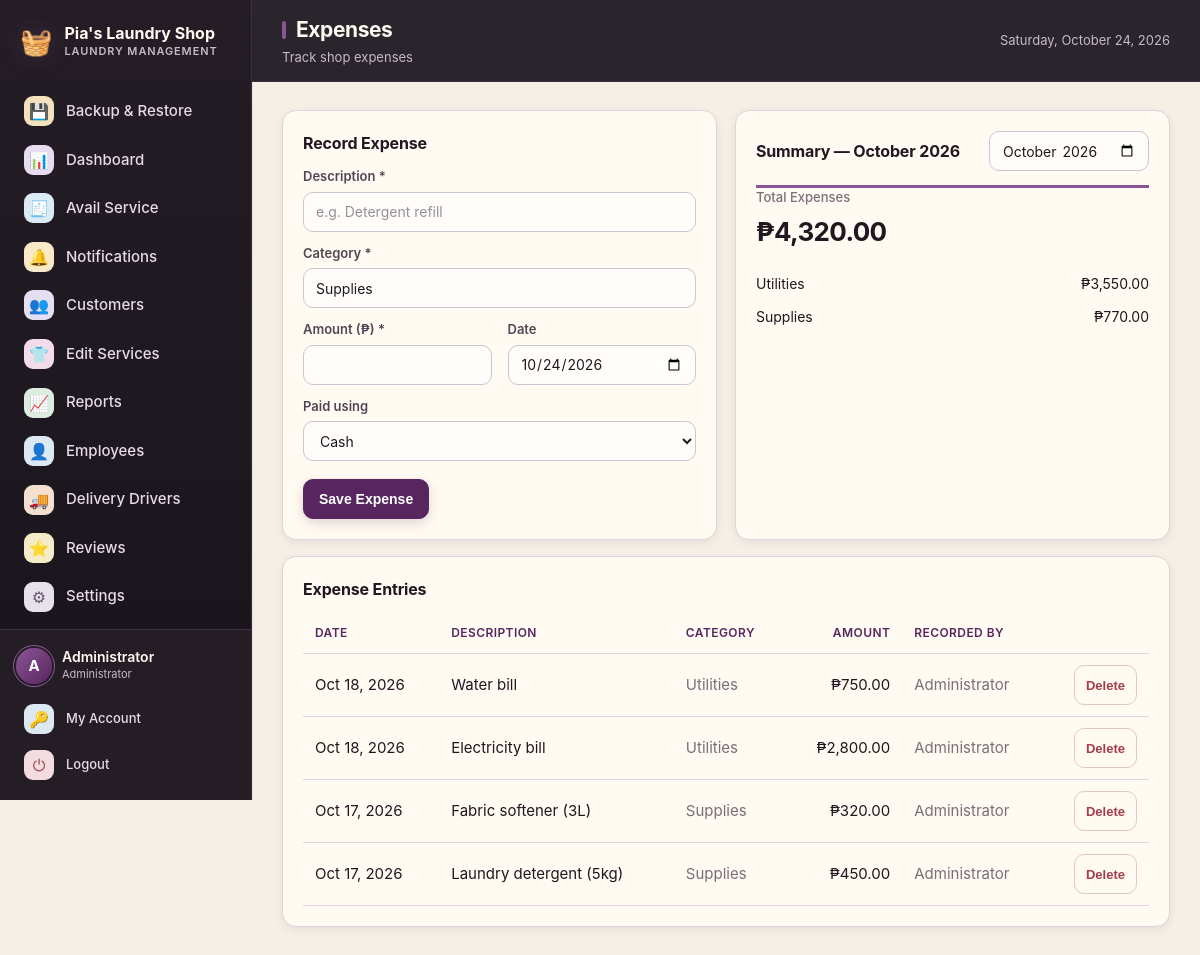
/expenses.php (signed in), run on the app's committed database.
### tables this page shows
CREATE TABLE users (
  id          INT UNSIGNED NOT NULL AUTO_INCREMENT,
  full_name   VARCHAR(100) NOT NULL,
  username    VARCHAR(50)  NOT NULL,
  password    VARCHAR(255) NOT NULL,
  email       VARCHAR(120) DEFAULT NULL,
  phone       VARCHAR(30)  DEFAULT NULL,
  role        ENUM('admin','staff') NOT NULL DEFAULT 'staff',
  is_active   TINYINT(1)   NOT NULL DEFAULT 1,
  created_at  DATETIME     NOT NULL DEFAULT CURRENT_TIMESTAMP,
  PRIMARY KEY (id),
  UNIQUE KEY uq_users_username (username)
);

CREATE TABLE expenses (
  id           INT UNSIGNED NOT NULL AUTO_INCREMENT,
  description  VARCHAR(255) NOT NULL,
  category     VARCHAR(60)  NOT NULL DEFAULT 'Supplies',
  amount       DECIMAL(10,2) NOT NULL DEFAULT 0.00,
  payment_method VARCHAR(30) NOT NULL DEFAULT 'cash',
  expense_date DATE         NOT NULL,
  created_by   INT UNSIGNED DEFAULT NULL,
  created_at   DATETIME     NOT NULL DEFAULT CURRENT_TIMESTAMP,
  PRIMARY KEY (id),
  KEY idx_expenses_date (expense_date)
);

### includes/functions.php (called while the page is built, shortened)
<?php
function e($value): string
{
    return htmlspecialchars((string) $value, ENT_QUOTES, 'UTF-8');
}
function money($amount): string
{
    return '₱' . number_format((float) $amount, 2);
}
function get_setting(string $key, string $default = ''): string
{
    static $cache = null;
    if ($cache === null) {
        $cache = [];
        foreach (db()->query("SELECT `key`, `value` FROM settings") as $row) {
            $cache[$row['key']] = (string) $row['value'];
        }
    }
    return $cache[$key] ?? $default;
}
function asset_prefix(): string
{
    static $prefix = null;
    if ($prefix !== null) {
        return $prefix;
    }
    $appRoot   = realpath(__DIR__ . '/..');
    $scriptDir = realpath(dirname($_SERVER['SCRIPT_FILENAME'] ?? __FILE__));
    $prefix = '';
    if ($appRoot && $scriptDir && strpos($scriptDir, $appRoot) === 0) {
        $rel = trim(str_replace('\\', '/', substr($scriptDir, strlen($appRoot))), '/');
    }
    return $prefix;
}
function asset(string $path): string
{
    return asset_prefix() . ltrim($path, '/');
}

### config/database.php (called while the page is built, shortened)
<?php
function db(): PDO
{
    static $pdo = null;
    if ($pdo === null) {
        try {
            $pdoOptions = [
                PDO::ATTR_ERRMODE            => PDO::ERRMODE_EXCEPTION,
                PDO::ATTR_DEFAULT_FETCH_MODE => PDO::FETCH_ASSOC,
                PDO::ATTR_EMULATE_PREPARES   => false,
            ];
            $dsn = 'mysql:host=' . DB_HOST . ';port=' . DB_PORT . ';dbname=' . DB_NAME . ';charset=' . DB_CHARSET;
            $environmentDatabaseName = getenv('DB_NAME');
            $railwayDatabaseName = getenv('MYSQLDATABASE');
            $useAutomaticLocalSelection = ($environmentDatabaseName === false || $environmentDatabaseName === '')
                && ($railwayDatabaseName === false || $railwayDatabaseName === '');
            if ($useAutomaticLocalSelection) {
                try {
                    $pdo = new PDO($dsn, DB_USER, DB_PASS, $pdoOptions);
                } catch (PDOException $e) {
                    $isUnknownDatabase = isset($e->errorInfo[1]) && (int) $e->errorInfo[1] === 1049;
                    if (!$isUnknownDatabase) {
                        throw $e;
                    }
                    $legacyDsn = 'mysql:host=' . DB_HOST . ';port=' . DB_PORT . ';dbname=laundry_pos;charset=' . DB_CHARSET;
                    $pdo = new PDO($legacyDsn, DB_USER, DB_PASS, $pdoOptions);
                    error_log('Using legacy laundry_pos database because laundry_pias is not present.');
                }
            } else {
                $pdo = new PDO($dsn, DB_USER, DB_PASS, $pdoOptions);
            }
        } catch (PDOException $e) {
            http_response_code(500);
            exit('<h2>Database connection failed</h2>'
                . '<p>Could not connect to MySQL. Please check that:</p>'
                . '<ul>'
                . '<li>The MySQL service is <strong>running</strong> - start it from the XAMPP Control Panel, or click Start All in Laragon.</li>'
                . '<li>The database <code>' . htmlspecialchars(DB_NAME) . '</code> exists (import <code>database/laundry_pos.sql</code>).</li>'
                . '<li>Credentials in <code>config/database.php</code> match your setup.</li>'
                . '</ul>'
                . '<p style="color:#888"><small>' . htmlspecialchars($e->getMessage()) . '</small></p>');
        }
    }
    return $pdo;
}

### includes/auth.php (called while the page is built, shortened)
<?php
require_once __DIR__ . '/../config/database.php';
require_once __DIR__ . '/functions.php';
function current_user(): ?array
{
    static $user = null;
    if ($user === null) {
        $stmt = db()->prepare("SELECT * FROM users WHERE id = ? AND is_active = 1");
        $stmt->execute([$_SESSION['user_id']]);
        $user = $stmt->fetch() ?: null;
    }
    return $user;
}
function require_login(): void
{
    if (!current_user()) {
        redirect('index.php');
    }
}
function require_admin(): void
{
    require_login();
}

### expenses.php (the view, shortened to what this page needs)
<?php
require_once __DIR__ . '/includes/auth.php';
require_admin();
$pdo = db();
$month = $_GET['month'] ?? date('Y-m');
$whereSql  = "WHERE DATE_FORMAT(expense_date, '%Y-%m') = ?";
$params    = [$month];
$stmt = $pdo->prepare("SELECT e.*, u.full_name AS created_by_name
                       FROM expenses e LEFT JOIN users u ON u.id = e.created_by
                       $whereSql ORDER BY e.expense_date DESC, e.id DESC");
$stmt->execute($params);
$expenses = $stmt->fetchAll();
$monthTotal = (float)$pdo->query(
    "SELECT COALESCE(SUM(amount),0) FROM expenses WHERE DATE_FORMAT(expense_date, '%Y-%m') = " . $pdo->quote($month)
)->fetchColumn();
$categoryTotals = [];
foreach ($expenses as $e) {
    $categoryTotals[$e['category']] = ($categoryTotals[$e['category']] ?? 0) + (float)$e['amount'];
}
$pageTitle = 'Expenses';
$pageSubtitle = 'Track shop expenses';
include __DIR__ . '/includes/header.php';
?>
<div class="grid two">
  <div class="card">
    <h2>Record Expense</h2>
    <form method="post" action="expenses.php">
      <label for="description">Description *</label>
      <input type="text" id="description" name="description" required placeholder="e.g. Detergent refill">
      <label for="category">Category *</label>
      <input type="text" id="category" name="category" list="expCategory" required value="Supplies">
      <div class="form-row">
        <div>
          <label for="amount">Amount (₱) *</label>
          <input type="number" id="amount" name="amount" min="0" step="0.01" required>
        </div>
        <div>
          <label for="expense_date">Date</label>
          <input type="date" id="expense_date" name="expense_date" value="<?= e(date('Y-m-d')) ?>">
        </div>
      </div>
      <label for="payment_method">Paid using</label>
      <select id="payment_method" name="payment_method"><option value="cash">Cash</option><option value="gcash">GCash</option><option value="maya">Maya</option><option value="card">Card</option></select>
      <div class="form-actions">
        <button type="submit" class="btn btn-primary">Save Expense</button>
      </div>
    </form>
  </div>
  <div class="card">
    <div class="card-head">
      <h2>Summary — <?= e(date('F Y', strtotime($month . '-01'))) ?></h2>
      <form method="get" action="expenses.php">
        <input type="month" name="month" value="<?= e($month) ?>" onchange="this.form.submit()" style="width:160px;">
      </form>
    </div>
    <div class="stat-card">
      <div class="stat-label">Total Expenses</div>
      <div class="stat-value"><?= money($monthTotal) ?></div>
    </div>
    <div class="mt-16">
      <?php foreach ($categoryTotals as $cat => $amt): ?>
        <div class="summary-row"><span><?= e($cat) ?></span><span><?= money($amt) ?></span></div>
      <?php endforeach; ?>
    </div>
  </div>
</div>
<div class="card mt-16">
  <h2>Expense Entries</h2>
  <div class="table-wrap">
    <table>
      <thead><tr><th>Date</th><th>Description</th><th>Category</th><th class="num">Amount</th><th>Recorded by</th><th></th></tr></thead>
      <tbody>
        <?php foreach ($expenses as $e): ?>
        <tr>
          <td><?= e(date('M j, Y', strtotime($e['expense_date']))) ?></td>
          <td><?= e($e['description']) ?></td>
          <td class="muted"><?= e($e['category']) ?></td>
          <td class="num"><?= money($e['amount']) ?></td>
          <td class="muted"><?= e($e['created_by_name'] ?: '—') ?></td>
          <td class="right">
            <form method="post" action="expenses.php" style="display:inline;"
                  onsubmit="return confirm('Delete this expense?');">
              <button class="btn btn-danger btn-sm" type="submit">Delete</button>
            </form>
          </td>
        </tr>
        <?php endforeach; ?>
      </tbody>
    </table>
  </div>
</div>
<?php include __DIR__ . '/includes/footer.php'; ?>

### includes/header.php (shortened to what this page needs)
<?php
$user     = current_user();
$shopName = get_setting('shop_name', "Pia's Laundry Shop");
$active   = basename($_SERVER['PHP_SELF'] ?? '');
$prefix   = asset_prefix();
$nav = [
    ['Backup & Restore', 'backup.php', '&#128190;', true],
    ['Dashboard',    'dashboard.php',  '&#128202;', false],
    ['Avail Service','orders.php',     '&#129534;', false],
    ['Notifications','notifications.php','&#128276;', false],
    ['Customers',    'customers.php',  '&#128101;', false],
    ['Edit Services','services.php',   '&#128085;', true],
    ['Reports',      'reports.php',    '&#128200;', true],
    ['Employees',    'employees.php',  '&#128100;', true],
    ['Delivery Drivers', 'delivery_drivers.php', '&#128666;', false],
    ['Reviews',      'reviews.php',     '&#11088;', true],
    ['Settings',     'settings.php',   '&#9881;', true],
];
?>
<!DOCTYPE html>
<html lang="en">
<head>
<link rel="stylesheet" href="<?= e(asset('assets/css/style.css')) ?>?v=status-timeline-20261019">
</head>
<body>
<div class="app">
  <aside class="sidebar" id="sidebar" aria-label="Main navigation">
    <div class="brand">
      <span class="brand-icon">&#129530;</span>
      <div class="brand-text">
        <div class="brand-name"><?= e($shopName) ?></div>
        <div class="brand-sub">Laundry Management</div>
      </div>
    </div>
    <nav class="nav">
      <?php foreach ($nav as $item):
          [$label, $href, $icon, $adminOnly] = $item; $iconClass = 'nav-icon-' . preg_replace('/[^a-z0-9_-]/i', '', pathinfo($href, PATHINFO_FILENAME));
          $isActive = ($active === $href || $active === basename($href)) ? ' active' : '';
      ?>
      <a class="nav-link<?= $isActive ?>" href="<?= e($prefix . $href) ?>">
        <span class="nav-icon <?= e($iconClass) ?>"><?= $icon ?></span>
        <span><?= e($label) ?></span>
      </a>
      <?php endforeach; ?>
    </nav>
    <div class="sidebar-footer">
      <div class="user-chip">
        <div class="avatar"><?= e(strtoupper(substr($user['full_name'], 0, 1))) ?></div>
        <div class="user-meta">
          <div class="user-name"><?= e($user['full_name']) ?></div>
          <div class="user-role"><?= $user['role'] === 'admin' ? 'Administrator' : 'Staff' ?></div>
        </div>
      </div>
      <a class="nav-link small" href="<?= e($prefix) ?>profile.php"><span class="nav-icon nav-icon-profile">&#128273;</span><span>My Account</span></a>
      <a class="nav-link small" href="<?= e($prefix) ?>logout.php"><span class="nav-icon nav-icon-logout">&#9211;</span><span>Logout</span></a>
    </div>
  </aside>
  <div class="main">
    <header class="topbar">
      <div class="topbar-title">
        <h1><?= isset($pageTitle) ? e($pageTitle) : 'Dashboard' ?></h1>
        <?php if (isset($pageSubtitle)): ?><p><?= e($pageSubtitle) ?></p><?php endif; ?>
      </div>
      <div class="topbar-right">
        <span class="today"><?= e(date('l, F j, Y')) ?></span>
      </div>
    </header>
    <main class="content">

### includes/footer.php (shortened to what this page needs)
    </main>
  </div>
</div>
</body>
</html>

### data on the page
users: full_name "A", full_name "Administrator"
expenses: expense_date "Oct 18, 2026", description "Water bill", category "Utilities", amount "₱750.00", users.full_name "Administrator"
expenses: expense_date "Oct 18, 2026", description "Electricity bill", category "Utilities", amount "₱2,800.00", users.full_name "Administrator"
expenses: expense_date "Oct 17, 2026", description "Fabric softener (3L)", category "Supplies", amount "₱320.00", users.full_name "Administrator"
expenses: expense_date "Oct 17, 2026", description "Laundry detergent (5kg)", category "Supplies", amount "₱450.00", users.full_name "Administrator"

### other printed values
$shopName "Pia's Laundry Shop"
$icon "💾"
$label "Backup & Restore"
$icon "📊"
$label "Dashboard"
$icon "🧾"
$label "Avail Service"
$icon "🔔"
$label "Notifications"
$icon "👥"
$label "Customers"
$icon "👕"
$label "Edit Services"
$icon "📈"
$label "Reports"
